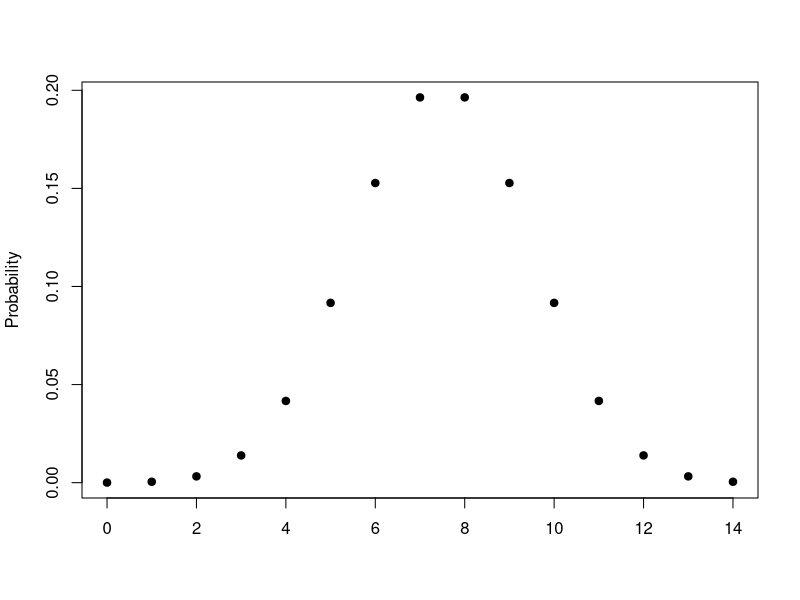

The R script that drew this image:

# create a sequence for the x values
x <- seq(0, 14, by = 1)

# create the discrete y values of the binomial distribution
y <- dbinom(x, 15, 0.5)

# name the file
png(file = "binomial.png")

# Plot the graph for this sample.
plot(x,y, pch=19, xlab="", ylab="Probability")

# save
dev.off()

